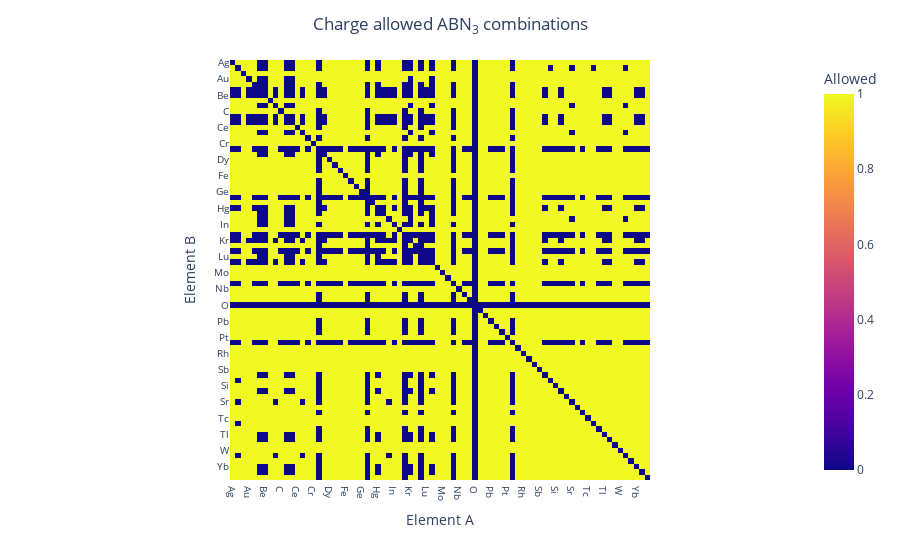

Notebook cell for this chart:
### Markdown cell above
That's still too many to scroll through, but we can make a plot to visualise the combinations.

### Code cell
# List of elements to include 
elements = sorted(set([el for comp in filtered_compositions for el in comp[0]]))

# DataFrame to hold the allowed combinations
matrix = pd.DataFrame(0, index=elements, columns=elements)

# Fill the matrix with allowed combinations
for comp in filtered_compositions:
    A, B, O = comp[0]
    matrix.at[A, B] = 1
    matrix.at[B, A] = 1  

# Create the plot 
fig = px.imshow(
    matrix.values,
    labels=dict(x="Element A", y="Element B", color="Allowed"),
    x=matrix.columns,
    y=matrix.index,
    color_continuous_scale="Plasma",
)

# Update layout for smaller font size
fig.update_layout(
    xaxis=dict(tickfont=dict(size=10)),
    yaxis=dict(tickfont=dict(size=10)),
    title="Charge allowed ABN<sub>3</sub> combinations",
    title_x=0.5,
)

fig.show()

### Figure 1 — Plotly figure (JSON) as saved in the notebook; plotly's stock layout.template omitted (floating-point values rounded to 4 significant figures; data arrays with more than 128 entries replaced by an {"elided": "..."} marker saying what was removed)
{"data": [{"coloraxis": "coloraxis", "hovertemplate": "Element A: %{x}<br>Element B: %{y}<br>Allowed: %{z}<extra></extra>", "name": "0", "type": "heatmap", "x": ["Ag", "Al", "As", "Au", "B", "Ba", "Be", "Bi", "Br", "C", "Ca", "Cd", "Ce", "Cl", "Co", "Cr", "Cs", "Cu", "Dy", "Er", "Eu", "Fe", "Ga", "Gd", "Ge", "H", "Hf", "Hg", "Ho", "I", "In", "Ir", "K", "Kr", "La", "Li", "Lu", "Mg", "Mn", "Mo", "N", "Na", "Nb", "Nd", "Ni", "O", "Os", "P", "Pb", "Pd", "Pr", "Pt", "Rb", "Re", "Rh", "Ru", "S", "Sb", "Sc", "Se", "Si", "Sm", "Sn", "Sr", "Ta", "Tb", "Tc", "Te", "Ti", "Tl", "Tm", "V", "W", "Xe", "Y", "Yb", "Zn", "Zr"], "xaxis": "x", "y": ["Ag", "Al", "As", "Au", "B", "Ba", "Be", "Bi", "Br", "C", "Ca", "Cd", "Ce", "Cl", "Co", "Cr", "Cs", "Cu", "Dy", "Er", "Eu", "Fe", "Ga", "Gd", "Ge", "H", "Hf", "Hg", "Ho", "I", "In", "Ir", "K", "Kr", "La", "Li", "Lu", "Mg", "Mn", "Mo", "N", "Na", "Nb", "Nd", "Ni", "O", "Os", "P", "Pb", "Pd", "Pr", "Pt", "Rb", "Re", "Rh", "Ru", "S", "Sb", "Sc", "Se", "Si", "Sm", "Sn", "Sr", "Ta", "Tb", "Tc", "Te", "Ti", "Tl", "Tm", "V", "W", "Xe", "Y", "Yb", "Zn", "Zr"], "yaxis": "y", "z": {"elided": "78x78 int values"}}], "layout": {"coloraxis": {"colorbar": {"title": {"text": "Allowed"}}, "colorscale": [[0, "#0d0887"], [0.1111, "#46039f"], [0.2222, "#7201a8"], [0.3333, "#9c179e"], [0.4444, "#bd3786"], [0.5556, "#d8576b"], [0.6667, "#ed7953"], [0.7778, "#fb9f3a"], [0.8889, "#fdca26"], [1, "#f0f921"]]}, "margin": {"t": 60}, "title": {"text": "Charge allowed ABN<sub>3</sub> combinations", "x": 0.5}, "xaxis": {"anchor": "y", "constrain": "domain", "domain": [0, 1], "scaleanchor": "y", "tickfont": {"size": 10}, "title": {"text": "Element A"}}, "yaxis": {"anchor": "x", "autorange": "reversed", "constrain": "domain", "domain": [0, 1], "tickfont": {"size": 10}, "title": {"text": "Element B"}}}}
